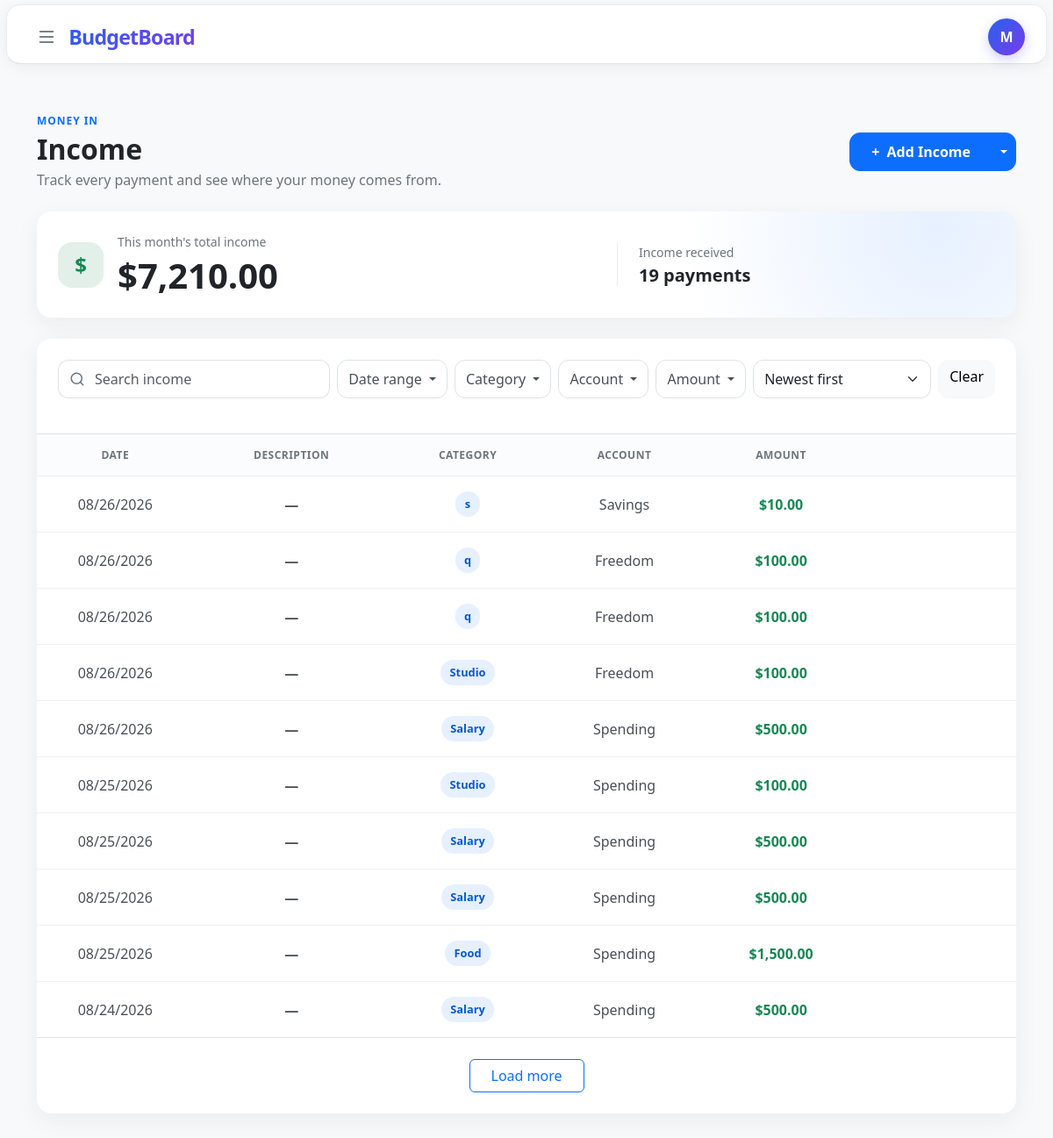
Before: /income (signed in) with the older database file.
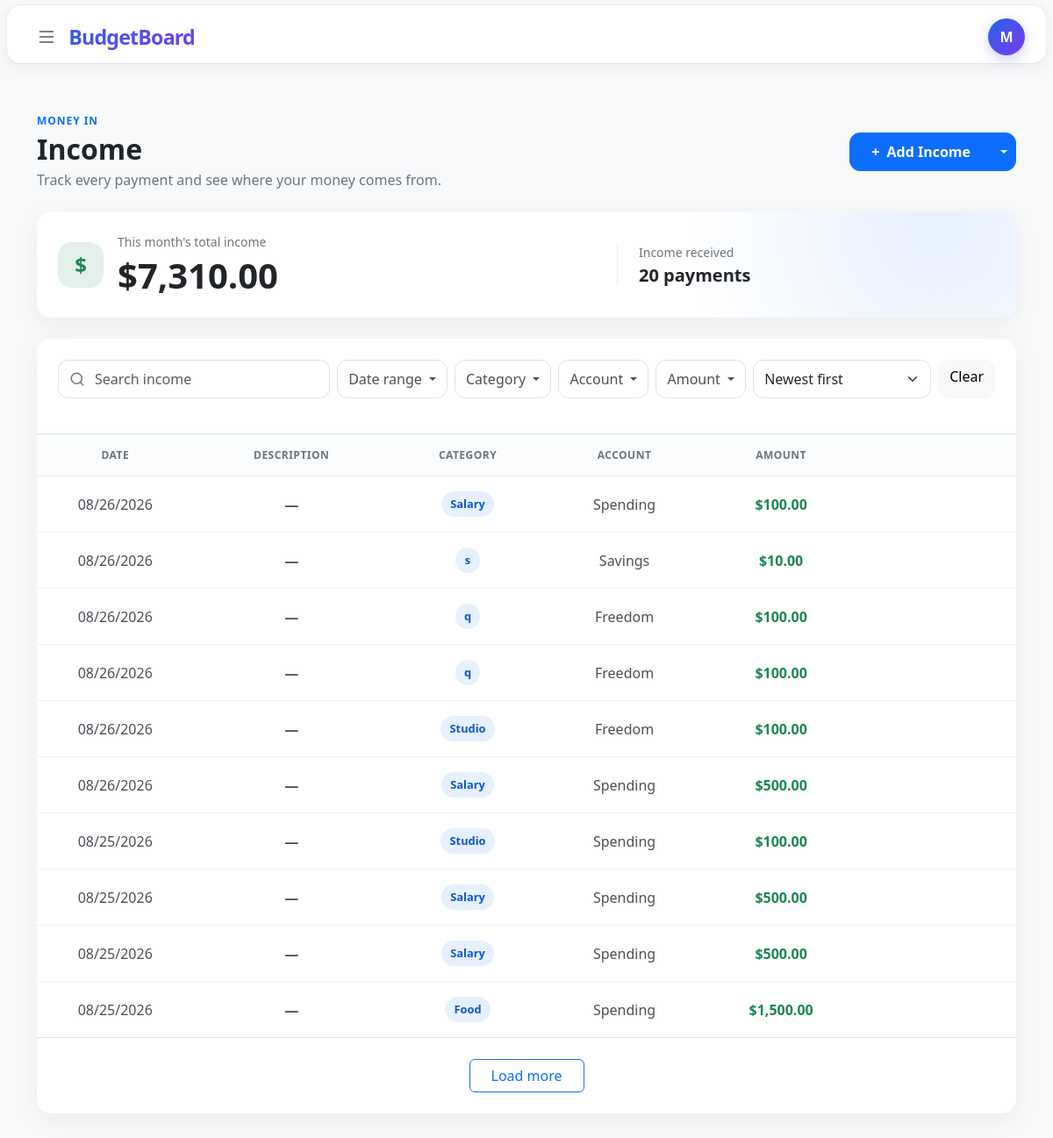
After: the same page with the newer database file.
### tables this page shows
CREATE TABLE income (
    id INTEGER PRIMARY KEY AUTOINCREMENT,
    user_id INTEGER NOT NULL,
    amount NUMERIC NOT NULL,
    category_id INTEGER NOT NULL,
    description TEXT,
    account_id INTEGER NOT NULL,
    date DATETIME NOT NULL DEFAULT CURRENT_TIMESTAMP,
    added_at DATETIME NOT NULL DEFAULT CURRENT_TIMESTAMP,

    FOREIGN KEY (user_id) REFERENCES users(id),
    FOREIGN KEY (category_id) REFERENCES categories(id),
    FOREIGN KEY (account_id) REFERENCES accounts(id)
);

CREATE TABLE categories (
    id INTEGER PRIMARY KEY AUTOINCREMENT,
    user_id INTEGER NOT NULL,
    name TEXT NOT NULL COLLATE NOCASE,
    type TEXT NOT NULL CHECK (
        type IN ('income', 'expense')
    ),
    created_at DATETIME NOT NULL DEFAULT CURRENT_TIMESTAMP,

    FOREIGN KEY (user_id) REFERENCES users(id),
    UNIQUE (user_id, name, type)
);

CREATE TABLE accounts(
    id INTEGER PRIMARY KEY AUTOINCREMENT,
    user_id INTEGER NOT NULL,
    name TEXT NOT NULL,
    type TEXT NOT NULL CHECK (
        type IN (
            'checking',
            'savings',
            'cash',
            'credit card',
            'investment',
            'other'
        )
    ),
    bank TEXT,
    created_at DATETIME NOT NULL DEFAULT CURRENT_TIMESTAMP, active INTEGER NOT NULL DEFAULT 1
CHECK (active IN (0, 1)),

    FOREIGN KEY (user_id) REFERENCES users(id)
);

### app.py (the view, shortened to what this page needs)
@app.route("/income", defaults={"limit": "10"}, methods=["GET", "POST"])
@app.route("/income/<limit>", methods=["GET", "POST"])
@login_required
def income(limit):
    action = (request.form.get("action") or "").strip()
    if request.method == "GET":
        process_recurrent_events(db, session["user_id"])
    return transaction_page(db, "income", limit)

### helpers.py (called while the page is built)
def login_required(f):
    @wraps(f)
    def decorated_function(*args, **kwargs):
        if session.get("user_id") is None:
            return redirect("/login")
        return f(*args, **kwargs)
    return decorated_function

def usd(value):
    sign = "-" if value < 0 else ""
    return f"{sign}${abs(value):,.2f}"

def get_transaction_settings(transaction_table):
    transaction_settings = {
        "income": {
            "table": "income",
            "category_type": "income",
            "endpoint": "income",
            "label": "Income",
            "template": "income.html",
            "amount_class": "text-success",
            "empty_message": "No income has been recorded yet."
        },
        "expenses": {
            "table": "expenses",
            "category_type": "expense",
            "endpoint": "expenses",
            "label": "Expense",
            "template": "expenses.html",
            "amount_class": "text-danger",
            "empty_message": "No expenses have been recorded yet."
        }
    }
    try:
        return transaction_settings[transaction_table]
    except KeyError as error:
        raise ValueError("Unsupported transaction table.") from error

### templates/income.html (shortened to what the changed rows need)
{% extends "layout.html" %}
{% from "_transaction_rows.html" import transaction_rows %}
{% block main %}
    <section class="income-page py-4 py-lg-5">
        <div class="container-xl">
            <div class="d-flex flex-column flex-sm-row align-items-sm-center justify-content-between gap-3 mb-4">
                <div>
                    <h1 class="h2 fw-bold mb-1">Income</h1>
                </div>
            </div>
            <div class="card income-summary-card border-0 mb-4">
                <div class="card-body p-4">
                    <div class="row align-items-center g-4">
                        <div class="col-sm-7">
                            <div class="d-flex align-items-center gap-3">
                                <div>
                                    <p class="text-secondary small mb-1">This month's total income</p>
                                    <p class="display-6 fw-bold mb-0">{{ summary["total"] | usd }}</p>
                                </div>
                            </div>
                        </div>
                        <div class="col-sm-5">
                            <div class="income-summary-detail ps-sm-4">
                                <p class="text-secondary small mb-1">Income received</p>
                                <p class="h5 fw-semibold mb-0">
                                    {{ summary["count"] }}
                                    {{ "payment" if summary["count"] == 1 else "payments" }}
                                </p>
                            </div>
                        </div>
                    </div>
                </div>
            </div>
            <div class="card income-list-card border-0" id="transaction-results-card">
                <div class="card-body p-0">
                    <div class="table-responsive">
                        <table class="table income-table align-middle mb-0">
                            <colgroup>
                            </colgroup>
                            <thead>
                                <tr>
                                    <th scope="col">Date</th>
                                    <th scope="col">Description</th>
                                    <th scope="col">Category</th>
                                    <th scope="col">Account</th>
                                    <th class="income-amount-column" scope="col">Amount</th>
                                    <th class="transaction-action-column" scope="col">
                                    </th>
                                </tr>
                            </thead>
                            <tbody id="transaction-results-body">
                                {{ transaction_rows(
                                    entries,
                                    accounts,
                                    transaction_page_url,
                                    transaction_amount_class,
                                    transaction_empty_message,
                                    "income-category-options"
                                ) }}
                            </tbody>
                        </table>
                    </div>
                </div>
            </div>
        </div>
    </section>
{% endblock %}

### templates/_transaction_rows.html (shortened to what this page needs)
{% macro transaction_rows(entries, accounts, transaction_page_url, amount_class, empty_message, category_list_id) %}
    {% for entry in entries %}
        {% set editor_target = '.transaction-item-' ~ entry['id'] %}
        <tr class="transaction-row">
            <td>
                <div class="collapse show {{ editor_target[1:] }}">
                    <span class="text-nowrap">{{ entry["display_date"] }}</span>
                </div>
            </td>
            <td>
                <div class="collapse show {{ editor_target[1:] }}">
                    <span class="fw-semibold">{{ entry["description"] or "—" }}</span>
                </div>
            </td>
            <td>
                <div class="collapse show {{ editor_target[1:] }}">
                    <span class="income-category">{{ entry["category"] }}</span>
                </div>
            </td>
            <td>
                <div class="collapse show {{ editor_target[1:] }}">
                    {{ entry["account"] }}
                </div>
            </td>
            <td class="income-amount-column fw-semibold {{ amount_class }}">
                <div class="collapse show {{ editor_target[1:] }}">
                    {{ entry["amount"] | usd }}
                </div>
            </td>
            <td class="transaction-action-column">
                <div class="collapse show {{ editor_target[1:] }}">
                </div>
            </td>
        </tr>
    {% else %}
        <tr>
            <td class="text-center text-secondary py-5" colspan="6">
                {{ empty_message }}
            </td>
        </tr>
    {% endfor %}
{% endmacro %}

Changed rows visible on the page:
no longer on this page (row unchanged): income: display_date "08/24/2026", entry "—", category "Salary", account "Spending", amount "$500.00"
added income: display_date "08/26/2026", entry "—", category "Salary", account "Spending", amount "$100.00"
Other visible differences:
{{ summary["total"] | usd }}: "$7,210.00" → "$7,310.00"
{{ summary["count"] }}: "19" → "20"
